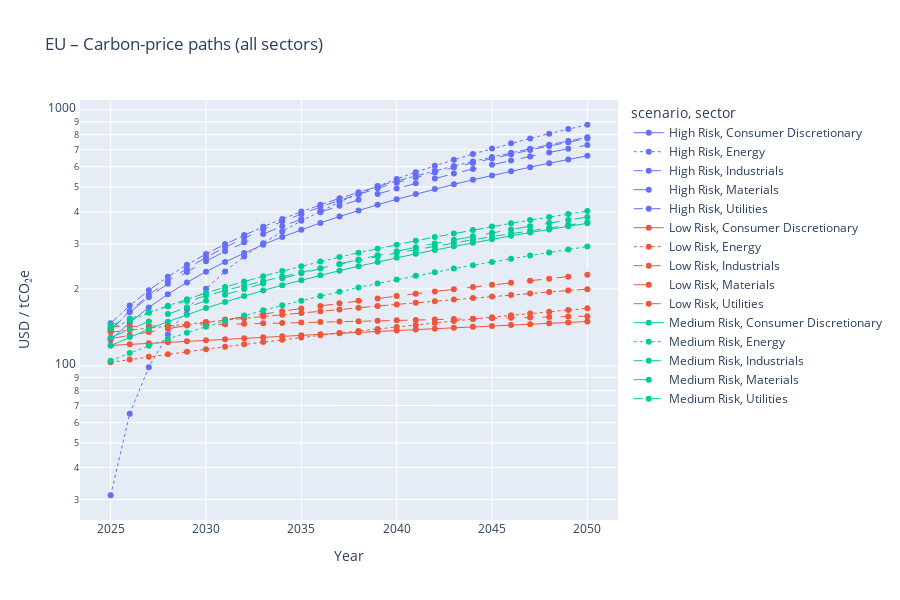

The notebook cell saved with this chart:
### Markdown cell above
Plotting Carbon pricing trend

### Code cell
import seaborn as sns
import matplotlib.pyplot as plt
import plotly.express as px
import numpy as np

# make sure DF has required columns
required = {"year","region","sector","scenario","carbon_price_usd_tco2e"}
assert required.issubset(carbon_prices_full.columns), "missing columns"

# -----------------------------------------------------------------------
# MAIN GENERIC FUNCTION
# -----------------------------------------------------------------------
def plot_region_prices(df, region,
                       tool      = "seaborn",   # "seaborn" or "plotly"
                       facet     = True,        # only for seaborn: facet per sector?
                       log_y     = False,
                       ylim      = None):
    """
    df      : master DataFrame
    region  : e.g. "USA", "EU", "Global"
    tool    : 'seaborn' (static)  or  'plotly' (interactive)
    facet   : if seaborn & True  → facet per sector
              if False           → one panel, colour = scenario
    log_y   : set y-axis to log scale
    ylim    : tuple (ymin,ymax) optional manual limits
    """
    sub = df.query("region == @region").copy()
    if sub.empty:
        raise ValueError(f"No rows for region={region}")

    # optional: mask non-positive values if using log
    if log_y:
        sub.loc[sub['carbon_price_usd_tco2e'] <= 0, 'carbon_price_usd_tco2e'] = np.nan

    # --------------- SEABORN version -----------------------------------
    if tool.lower() == "seaborn":
        sns.set_theme(style="whitegrid")
        if facet:
            g = sns.relplot(
                data=sub, x="year", y="carbon_price_usd_tco2e",
                hue="scenario", style="scenario", markers=True,
                col="sector", col_wrap=3, linewidth=1, height=3.2
            )
            g.set_titles("{col_name}")
            ax_list = g.axes.flatten()
        else:
            plt.figure(figsize=(7,4))
            ax = sns.lineplot(
                data=sub, x="year", y="carbon_price_usd_tco2e",
                hue="scenario", style="sector", markers=True, linewidth=1
            )
            ax_list = [ax]

        # log-scale & y-limits
        for ax in ax_list:
            if log_y: ax.set_yscale('log')
            if ylim:  ax.set_ylim(*ylim)

        title = (f"{region} – Carbon-price trajectory "
                 f"({'facet by sector' if facet else 'all sectors'})")
        if facet:
            g.fig.suptitle(title, y=1.03, fontsize=14)
            g.set_axis_labels("Year", "USD / tCO₂e (log)" if log_y else "USD / tCO₂e")
        else:
            plt.title(title, fontsize=14)
            plt.xlabel("Year"); plt.ylabel("USD / tCO₂e (log)" if log_y else "USD / tCO₂e")
        plt.tight_layout()
        plt.show()
        return

    # --------------- PLOTLY version ------------------------------------
    if tool.lower() == "plotly":
        fig = px.line(
            sub, x="year", y="carbon_price_usd_tco2e",
            color="scenario", line_dash="sector", markers=True,
            hover_data=["sector","scenario","carbon_price_usd_tco2e"],
            title=f"{region} – Carbon-price paths (all sectors)"
        )
        fig.update_traces(line_width=1, marker_size=6)
        fig.update_layout(
            xaxis_title="Year",
            yaxis_title="USD / tCO₂e",
            yaxis_type="log" if log_y else "linear",
            height=600
        )
        if ylim:
            fig.update_yaxes(range=np.log10(ylim).tolist() if log_y else ylim)
        fig.show()
        return

    raise ValueError("tool must be 'seaborn' or 'plotly'")



# interactive – Global, single panel, LOG-y
plot_region_prices(carbon_prices_full, region="EU", tool="plotly",
                   facet=False, log_y=True)

### Figure 1 — Plotly figure (JSON) as saved in the notebook; plotly's stock layout.template omitted (floating-point values rounded to 4 significant figures)
{"data": [{"customdata": [["Consumer Discretionary", "High Risk"], ["Consumer Discretionary", "High Risk"], ["Consumer Discretionary", "High Risk"], ["Consumer Discretionary", "High Risk"], ["Consumer Discretionary", "High Risk"], ["Consumer Discretionary", "High Risk"], ["Consumer Discretionary", "High Risk"], ["Consumer Discretionary", "High Risk"], ["Consumer Discretionary", "High Risk"], ["Consumer Discretionary", "High Risk"], ["Consumer Discretionary", "High Risk"], ["Consumer Discretionary", "High Risk"], ["Consumer Discretionary", "High Risk"], ["Consumer Discretionary", "High Risk"], ["Consumer Discretionary", "High Risk"], ["Consumer Discretionary", "High Risk"], ["Consumer Discretionary", "High Risk"], ["Consumer Discretionary", "High Risk"], ["Consumer Discretionary", "High Risk"], ["Consumer Discretionary", "High Risk"], ["Consumer Discretionary", "High Risk"], ["Consumer Discretionary", "High Risk"], ["Consumer Discretionary", "High Risk"], ["Consumer Discretionary", "High Risk"], ["Consumer Discretionary", "High Risk"], ["Consumer Discretionary", "High Risk"]], "hovertemplate": "scenario=%{customdata[1]}<br>sector=%{customdata[0]}<br>year=%{x}<br>carbon_price_usd_tco2e=%{y}<extra></extra>", "legendgroup": "High Risk, Consumer Discretionary", "line": {"color": "#636efa", "dash": "solid", "width": 1}, "marker": {"size": 6, "symbol": "circle"}, "mode": "lines+markers", "name": "High Risk, Consumer Discretionary", "orientation": "v", "showlegend": true, "type": "scatter", "x": [2025, 2026, 2027, 2028, 2029, 2030, 2031, 2032, 2033, 2034, 2035, 2036, 2037, 2038, 2039, 2040, 2041, 2042, 2043, 2044, 2045, 2046, 2047, 2048, 2049, 2050], "xaxis": "x", "y": [126.2, 147.7, 169.1, 190.5, 212.0, 233.4, 254.9, 276.3, 297.7, 319.2, 340.6, 362.1, 383.5, 404.9, 426.4, 447.8, 469.2, 490.7, 512.1, 533.6, 555.0, 576.4, 597.9, 619.3, 640.8, 662.2], "yaxis": "y"}, {"customdata": [["Energy", "High Risk"], ["Energy", "High Risk"], ["Energy", "High Risk"], ["Energy", "High Risk"], ["Energy", "High Risk"], ["Energy", "High Risk"], ["Energy", "High Risk"], ["Energy", "High Risk"], ["Energy", "High Risk"], ["Energy", "High Risk"], ["Energy", "High Risk"], ["Energy", "High Risk"], ["Energy", "High Risk"], ["Energy", "High Risk"], ["Energy", "High Risk"], ["Energy", "High Risk"], ["Energy", "High Risk"], ["Energy", "High Risk"], ["Energy", "High Risk"], ["Energy", "High Risk"], ["Energy", "High Risk"], ["Energy", "High Risk"], ["Energy", "High Risk"], ["Energy", "High Risk"], ["Energy", "High Risk"], ["Energy", "High Risk"]], "hovertemplate": "scenario=%{customdata[1]}<br>sector=%{customdata[0]}<br>year=%{x}<br>carbon_price_usd_tco2e=%{y}<extra></extra>", "legendgroup": "High Risk, Energy", "line": {"color": "#636efa", "dash": "dot", "width": 1}, "marker": {"size": 6, "symbol": "circle"}, "mode": "lines+markers", "name": "High Risk, Energy", "orientation": "v", "showlegend": true, "type": "scatter", "x": [2025, 2026, 2027, 2028, 2029, 2030, 2031, 2032, 2033, 2034, 2035, 2036, 2037, 2038, 2039, 2040, 2041, 2042, 2043, 2044, 2045, 2046, 2047, 2048, 2049, 2050], "xaxis": "x", "y": [31.22, 64.99, 98.77, 132.5, 166.3, 200.1, 233.9, 267.6, 301.4, 335.2, 369.0, 402.7, 436.5, 470.3, 504.1, 537.8, 571.6, 605.4, 639.2, 672.9, 706.7, 740.5, 774.3, 808.0, 841.8, 875.6], "yaxis": "y"}, {"customdata": [["Industrials", "High Risk"], ["Industrials", "High Risk"], ["Industrials", "High Risk"], ["Industrials", "High Risk"], ["Industrials", "High Risk"], ["Industrials", "High Risk"], ["Industrials", "High Risk"], ["Industrials", "High Risk"], ["Industrials", "High Risk"], ["Industrials", "High Risk"], ["Industrials", "High Risk"], ["Industrials", "High Risk"], ["Industrials", "High Risk"], ["Industrials", "High Risk"], ["Industrials", "High Risk"], ["Industrials", "High Risk"], ["Industrials", "High Risk"], ["Industrials", "High Risk"], ["Industrials", "High Risk"], ["Industrials", "High Risk"], ["Industrials", "High Risk"], ["Industrials", "High Risk"], ["Industrials", "High Risk"], ["Industrials", "High Risk"], ["Industrials", "High Risk"], ["Industrials", "High Risk"]], "hovertemplate": "scenario=%{customdata[1]}<br>sector=%{customdata[0]}<br>year=%{x}<br>carbon_price_usd_tco2e=%{y}<extra></extra>", "legendgroup": "High Risk, Industrials", "line": {"color": "#636efa", "dash": "dash", "width": 1}, "marker": {"size": 6, "symbol": "circle"}, "mode": "lines+markers", "name": "High Risk, Industrials", "orientation": "v", "showlegend": true, "type": "scatter", "x": [2025, 2026, 2027, 2028, 2029, 2030, 2031, 2032, 2033, 2034, 2035, 2036, 2037, 2038, 2039, 2040, 2041, 2042, 2043, 2044, 2045, 2046, 2047, 2048, 2049, 2050], "xaxis": "x", "y": [138.3, 163.8, 189.2, 214.6, 240.0, 265.4, 290.8, 316.2, 341.7, 367.1, 392.5, 417.9, 443.3, 468.7, 494.2, 519.6, 545.0, 570.4, 595.8, 621.2, 646.6, 672.1, 697.5, 722.9, 748.3, 773.7], "yaxis": "y"}, {"customdata": [["Materials", "High Risk"], ["Materials", "High Risk"], ["Materials", "High Risk"], ["Materials", "High Risk"], ["Materials", "High Risk"], ["Materials", "High Risk"], ["Materials", "High Risk"], ["Materials", "High Risk"], ["Materials", "High Risk"], ["Materials", "High Risk"], ["Materials", "High Risk"], ["Materials", "High Risk"], ["Materials", "High Risk"], ["Materials", "High Risk"], ["Materials", "High Risk"], ["Materials", "High Risk"], ["Materials", "High Risk"], ["Materials", "High Risk"], ["Materials", "High Risk"], ["Materials", "High Risk"], ["Materials", "High Risk"], ["Materials", "High Risk"], ["Materials", "High Risk"], ["Materials", "High Risk"], ["Materials", "High Risk"], ["Materials", "High Risk"]], "hovertemplate": "scenario=%{customdata[1]}<br>sector=%{customdata[0]}<br>year=%{x}<br>carbon_price_usd_tco2e=%{y}<extra></extra>", "legendgroup": "High Risk, Materials", "line": {"color": "#636efa", "dash": "longdash", "width": 1}, "marker": {"size": 6, "symbol": "circle"}, "mode": "lines+markers", "name": "High Risk, Materials", "orientation": "v", "showlegend": true, "type": "scatter", "x": [2025, 2026, 2027, 2028, 2029, 2030, 2031, 2032, 2033, 2034, 2035, 2036, 2037, 2038, 2039, 2040, 2041, 2042, 2043, 2044, 2045, 2046, 2047, 2048, 2049, 2050], "xaxis": "x", "y": [138.3, 162.0, 185.6, 209.3, 232.9, 256.6, 280.2, 303.9, 327.5, 351.2, 374.8, 398.5, 422.1, 445.8, 469.4, 493.1, 516.8, 540.4, 564.1, 587.7, 611.4, 635.0, 658.7, 682.3, 706.0, 729.6], "yaxis": "y"}, {"customdata": [["Utilities", "High Risk"], ["Utilities", "High Risk"], ["Utilities", "High Risk"], ["Utilities", "High Risk"], ["Utilities", "High Risk"], ["Utilities", "High Risk"], ["Utilities", "High Risk"], ["Utilities", "High Risk"], ["Utilities", "High Risk"], ["Utilities", "High Risk"], ["Utilities", "High Risk"], ["Utilities", "High Risk"], ["Utilities", "High Risk"], ["Utilities", "High Risk"], ["Utilities", "High Risk"], ["Utilities", "High Risk"], ["Utilities", "High Risk"], ["Utilities", "High Risk"], ["Utilities", "High Risk"], ["Utilities", "High Risk"], ["Utilities", "High Risk"], ["Utilities", "High Risk"], ["Utilities", "High Risk"], ["Utilities", "High Risk"], ["Utilities", "High Risk"], ["Utilities", "High Risk"]], "hovertemplate": "scenario=%{customdata[1]}<br>sector=%{customdata[0]}<br>year=%{x}<br>carbon_price_usd_tco2e=%{y}<extra></extra>", "legendgroup": "High Risk, Utilities", "line": {"color": "#636efa", "dash": "dashdot", "width": 1}, "marker": {"size": 6, "symbol": "circle"}, "mode": "lines+markers", "name": "High Risk, Utilities", "orientation": "v", "showlegend": true, "type": "scatter", "x": [2025, 2026, 2027, 2028, 2029, 2030, 2031, 2032, 2033, 2034, 2035, 2036, 2037, 2038, 2039, 2040, 2041, 2042, 2043, 2044, 2045, 2046, 2047, 2048, 2049, 2050], "xaxis": "x", "y": [146.6, 172.0, 197.4, 222.8, 248.3, 273.7, 299.1, 324.5, 349.9, 375.3, 400.7, 426.2, 451.6, 477.0, 502.4, 527.8, 553.2, 578.6, 604.1, 629.5, 654.9, 680.3, 705.7, 731.1, 756.5, 782.0], "yaxis": "y"}, {"customdata": [["Consumer Discretionary", "Low Risk"], ["Consumer Discretionary", "Low Risk"], ["Consumer Discretionary", "Low Risk"], ["Consumer Discretionary", "Low Risk"], ["Consumer Discretionary", "Low Risk"], ["Consumer Discretionary", "Low Risk"], ["Consumer Discretionary", "Low Risk"], ["Consumer Discretionary", "Low Risk"], ["Consumer Discretionary", "Low Risk"], ["Consumer Discretionary", "Low Risk"], ["Consumer Discretionary", "Low Risk"], ["Consumer Discretionary", "Low Risk"], ["Consumer Discretionary", "Low Risk"], ["Consumer Discretionary", "Low Risk"], ["Consumer Discretionary", "Low Risk"], ["Consumer Discretionary", "Low Risk"], ["Consumer Discretionary", "Low Risk"], ["Consumer Discretionary", "Low Risk"], ["Consumer Discretionary", "Low Risk"], ["Consumer Discretionary", "Low Risk"], ["Consumer Discretionary", "Low Risk"], ["Consumer Discretionary", "Low Risk"], ["Consumer Discretionary", "Low Risk"], ["Consumer Discretionary", "Low Risk"], ["Consumer Discretionary", "Low Risk"], ["Consumer Discretionary", "Low Risk"]], "hovertemplate": "scenario=%{customdata[1]}<br>sector=%{customdata[0]}<br>year=%{x}<br>carbon_price_usd_tco2e=%{y}<extra></extra>", "legendgroup": "Low Risk, Consumer Discretionary", "line": {"color": "#EF553B", "dash": "solid", "width": 1}, "marker": {"size": 6, "symbol": "circle"}, "mode": "lines+markers", "name": "Low Risk, Consumer Discretionary", "orientation": "v", "showlegend": true, "type": "scatter", "x": [2025, 2026, 2027, 2028, 2029, 2030, 2031, 2032, 2033, 2034, 2035, 2036, 2037, 2038, 2039, 2040, 2041, 2042, 2043, 2044, 2045, 2046, 2047, 2048, 2049, 2050], "xaxis": "x", "y": [120.2, 121.4, 122.5, 123.7, 124.8, 126.0, 127.1, 128.3, 129.4, 130.6, 131.7, 132.9, 134.0, 135.2, 136.3, 137.5, 138.6, 139.8, 140.9, 142.1, 143.2, 144.4, 145.5, 146.7, 147.9, 149.0], "yaxis": "y"}, {"customdata": [["Energy", "Low Risk"], ["Energy", "Low Risk"], ["Energy", "Low Risk"], ["Energy", "Low Risk"], ["Energy", "Low Risk"], ["Energy", "Low Risk"], ["Energy", "Low Risk"], ["Energy", "Low Risk"], ["Energy", "Low Risk"], ["Energy", "Low Risk"], ["Energy", "Low Risk"], ["Energy", "Low Risk"], ["Energy", "Low Risk"], ["Energy", "Low Risk"], ["Energy", "Low Risk"], ["Energy", "Low Risk"], ["Energy", "Low Risk"], ["Energy", "Low Risk"], ["Energy", "Low Risk"], ["Energy", "Low Risk"], ["Energy", "Low Risk"], ["Energy", "Low Risk"], ["Energy", "Low Risk"], ["Energy", "Low Risk"], ["Energy", "Low Risk"], ["Energy", "Low Risk"]], "hovertemplate": "scenario=%{customdata[1]}<br>sector=%{customdata[0]}<br>year=%{x}<br>carbon_price_usd_tco2e=%{y}<extra></extra>", "legendgroup": "Low Risk, Energy", "line": {"color": "#EF553B", "dash": "dot", "width": 1}, "marker": {"size": 6, "symbol": "circle"}, "mode": "lines+markers", "name": "Low Risk, Energy", "orientation": "v", "showlegend": true, "type": "scatter", "x": [2025, 2026, 2027, 2028, 2029, 2030, 2031, 2032, 2033, 2034, 2035, 2036, 2037, 2038, 2039, 2040, 2041, 2042, 2043, 2044, 2045, 2046, 2047, 2048, 2049, 2050], "xaxis": "x", "y": [103.3, 105.9, 108.4, 111.0, 113.6, 116.2, 118.8, 121.4, 123.9, 126.5, 129.1, 131.7, 134.3, 136.9, 139.4, 142.0, 144.6, 147.2, 149.8, 152.4, 154.9, 157.5, 160.1, 162.7, 165.3, 167.9], "yaxis": "y"}, {"customdata": [["Industrials", "Low Risk"], ["Industrials", "Low Risk"], ["Industrials", "Low Risk"], ["Industrials", "Low Risk"], ["Industrials", "Low Risk"], ["Industrials", "Low Risk"], ["Industrials", "Low Risk"], ["Industrials", "Low Risk"], ["Industrials", "Low Risk"], ["Industrials", "Low Risk"], ["Industrials", "Low Risk"], ["Industrials", "Low Risk"], ["Industrials", "Low Risk"], ["Industrials", "Low Risk"], ["Industrials", "Low Risk"], ["Industrials", "Low Risk"], ["Industrials", "Low Risk"], ["Industrials", "Low Risk"], ["Industrials", "Low Risk"], ["Industrials", "Low Risk"], ["Industrials", "Low Risk"], ["Industrials", "Low Risk"], ["Industrials", "Low Risk"], ["Industrials", "Low Risk"], ["Industrials", "Low Risk"], ["Industrials", "Low Risk"]], "hovertemplate": "scenario=%{customdata[1]}<br>sector=%{customdata[0]}<br>year=%{x}<br>carbon_price_usd_tco2e=%{y}<extra></extra>", "legendgroup": "Low Risk, Industrials", "line": {"color": "#EF553B", "dash": "dash", "width": 1}, "marker": {"size": 6, "symbol": "circle"}, "mode": "lines+markers", "name": "Low Risk, Industrials", "orientation": "v", "showlegend": true, "type": "scatter", "x": [2025, 2026, 2027, 2028, 2029, 2030, 2031, 2032, 2033, 2034, 2035, 2036, 2037, 2038, 2039, 2040, 2041, 2042, 2043, 2044, 2045, 2046, 2047, 2048, 2049, 2050], "xaxis": "x", "y": [142.0, 142.6, 143.2, 143.8, 144.3, 144.9, 145.5, 146.1, 146.6, 147.2, 147.8, 148.4, 148.9, 149.5, 150.1, 150.7, 151.2, 151.8, 152.4, 153.0, 153.5, 154.1, 154.7, 155.3, 155.8, 156.4], "yaxis": "y"}, {"customdata": [["Materials", "Low Risk"], ["Materials", "Low Risk"], ["Materials", "Low Risk"], ["Materials", "Low Risk"], ["Materials", "Low Risk"], ["Materials", "Low Risk"], ["Materials", "Low Risk"], ["Materials", "Low Risk"], ["Materials", "Low Risk"], ["Materials", "Low Risk"], ["Materials", "Low Risk"], ["Materials", "Low Risk"], ["Materials", "Low Risk"], ["Materials", "Low Risk"], ["Materials", "Low Risk"], ["Materials", "Low Risk"], ["Materials", "Low Risk"], ["Materials", "Low Risk"], ["Materials", "Low Risk"], ["Materials", "Low Risk"], ["Materials", "Low Risk"], ["Materials", "Low Risk"], ["Materials", "Low Risk"], ["Materials", "Low Risk"], ["Materials", "Low Risk"], ["Materials", "Low Risk"]], "hovertemplate": "scenario=%{customdata[1]}<br>sector=%{customdata[0]}<br>year=%{x}<br>carbon_price_usd_tco2e=%{y}<extra></extra>", "legendgroup": "Low Risk, Materials", "line": {"color": "#EF553B", "dash": "longdash", "width": 1}, "marker": {"size": 6, "symbol": "circle"}, "mode": "lines+markers", "name": "Low Risk, Materials", "orientation": "v", "showlegend": true, "type": "scatter", "x": [2025, 2026, 2027, 2028, 2029, 2030, 2031, 2032, 2033, 2034, 2035, 2036, 2037, 2038, 2039, 2040, 2041, 2042, 2043, 2044, 2045, 2046, 2047, 2048, 2049, 2050], "xaxis": "x", "y": [127.8, 131.8, 135.8, 139.8, 143.7, 147.7, 151.7, 155.7, 159.6, 163.6, 167.6, 171.6, 175.5, 179.5, 183.5, 187.5, 191.4, 195.4, 199.4, 203.4, 207.3, 211.3, 215.3, 219.3, 223.2, 227.2], "yaxis": "y"}, {"customdata": [["Utilities", "Low Risk"], ["Utilities", "Low Risk"], ["Utilities", "Low Risk"], ["Utilities", "Low Risk"], ["Utilities", "Low Risk"], ["Utilities", "Low Risk"], ["Utilities", "Low Risk"], ["Utilities", "Low Risk"], ["Utilities", "Low Risk"], ["Utilities", "Low Risk"], ["Utilities", "Low Risk"], ["Utilities", "Low Risk"], ["Utilities", "Low Risk"], ["Utilities", "Low Risk"], ["Utilities", "Low Risk"], ["Utilities", "Low Risk"], ["Utilities", "Low Risk"], ["Utilities", "Low Risk"], ["Utilities", "Low Risk"], ["Utilities", "Low Risk"], ["Utilities", "Low Risk"], ["Utilities", "Low Risk"], ["Utilities", "Low Risk"], ["Utilities", "Low Risk"], ["Utilities", "Low Risk"], ["Utilities", "Low Risk"]], "hovertemplate": "scenario=%{customdata[1]}<br>sector=%{customdata[0]}<br>year=%{x}<br>carbon_price_usd_tco2e=%{y}<extra></extra>", "legendgroup": "Low Risk, Utilities", "line": {"color": "#EF553B", "dash": "dashdot", "width": 1}, "marker": {"size": 6, "symbol": "circle"}, "mode": "lines+markers", "name": "Low Risk, Utilities", "orientation": "v", "showlegend": true, "type": "scatter", "x": [2025, 2026, 2027, 2028, 2029, 2030, 2031, 2032, 2033, 2034, 2035, 2036, 2037, 2038, 2039, 2040, 2041, 2042, 2043, 2044, 2045, 2046, 2047, 2048, 2049, 2050], "xaxis": "x", "y": [135.5, 138.1, 140.6, 143.2, 145.7, 148.3, 150.9, 153.4, 156.0, 158.5, 161.1, 163.7, 166.2, 168.8, 171.3, 173.9, 176.4, 179.0, 181.6, 184.1, 186.7, 189.2, 191.8, 194.4, 196.9, 199.5], "yaxis": "y"}, {"customdata": [["Consumer Discretionary", "Medium Risk"], ["Consumer Discretionary", "Medium Risk"], ["Consumer Discretionary", "Medium Risk"], ["Consumer Discretionary", "Medium Risk"], ["Consumer Discretionary", "Medium Risk"], ["Consumer Discretionary", "Medium Risk"], ["Consumer Discretionary", "Medium Risk"], ["Consumer Discretionary", "Medium Risk"], ["Consumer Discretionary", "Medium Risk"], ["Consumer Discretionary", "Medium Risk"], ["Consumer Discretionary", "Medium Risk"], ["Consumer Discretionary", "Medium Risk"], ["Consumer Discretionary", "Medium Risk"], ["Consumer Discretionary", "Medium Risk"], ["Consumer Discretionary", "Medium Risk"], ["Consumer Discretionary", "Medium Risk"], ["Consumer Discretionary", "Medium Risk"], ["Consumer Discretionary", "Medium Risk"], ["Consumer Discretionary", "Medium Risk"], ["Consumer Discretionary", "Medium Risk"], ["Consumer Discretionary", "Medium Risk"], ["Consumer Discretionary", "Medium Risk"], ["Consumer Discretionary", "Medium Risk"], ["Consumer Discretionary", "Medium Risk"], ["Consumer Discretionary", "Medium Risk"], ["Consumer Discretionary", "Medium Risk"]], "hovertemplate": "scenario=%{customdata[1]}<br>sector=%{customdata[0]}<br>year=%{x}<br>carbon_price_usd_tco2e=%{y}<extra></extra>", "legendgroup": "Medium Risk, Consumer Discretionary", "line": {"color": "#00cc96", "dash": "solid", "width": 1}, "marker": {"size": 6, "symbol": "circle"}, "mode": "lines+markers", "name": "Medium Risk, Consumer Discretionary", "orientation": "v", "showlegend": true, "type": "scatter", "x": [2025, 2026, 2027, 2028, 2029, 2030, 2031, 2032, 2033, 2034, 2035, 2036, 2037, 2038, 2039, 2040, 2041, 2042, 2043, 2044, 2045, 2046, 2047, 2048, 2049, 2050], "xaxis": "x", "y": [120.0, 129.6, 139.3, 148.9, 158.5, 168.2, 177.8, 187.4, 197.0, 206.7, 216.3, 225.9, 235.6, 245.2, 254.8, 264.5, 274.1, 283.7, 293.4, 303.0, 312.6, 322.3, 331.9, 341.5, 351.2, 360.8], "yaxis": "y"}, {"customdata": [["Energy", "Medium Risk"], ["Energy", "Medium Risk"], ["Energy", "Medium Risk"], ["Energy", "Medium Risk"], ["Energy", "Medium Risk"], ["Energy", "Medium Risk"], ["Energy", "Medium Risk"], ["Energy", "Medium Risk"], ["Energy", "Medium Risk"], ["Energy", "Medium Risk"], ["Energy", "Medium Risk"], ["Energy", "Medium Risk"], ["Energy", "Medium Risk"], ["Energy", "Medium Risk"], ["Energy", "Medium Risk"], ["Energy", "Medium Risk"], ["Energy", "Medium Risk"], ["Energy", "Medium Risk"], ["Energy", "Medium Risk"], ["Energy", "Medium Risk"], ["Energy", "Medium Risk"], ["Energy", "Medium Risk"], ["Energy", "Medium Risk"], ["Energy", "Medium Risk"], ["Energy", "Medium Risk"], ["Energy", "Medium Risk"]], "hovertemplate": "scenario=%{customdata[1]}<br>sector=%{customdata[0]}<br>year=%{x}<br>carbon_price_usd_tco2e=%{y}<extra></extra>", "legendgroup": "Medium Risk, Energy", "line": {"color": "#00cc96", "dash": "dot", "width": 1}, "marker": {"size": 6, "symbol": "circle"}, "mode": "lines+markers", "name": "Medium Risk, Energy", "orientation": "v", "showlegend": true, "type": "scatter", "x": [2025, 2026, 2027, 2028, 2029, 2030, 2031, 2032, 2033, 2034, 2035, 2036, 2037, 2038, 2039, 2040, 2041, 2042, 2043, 2044, 2045, 2046, 2047, 2048, 2049, 2050], "xaxis": "x", "y": [104.8, 112.3, 119.8, 127.3, 134.8, 142.3, 149.8, 157.4, 164.9, 172.4, 179.9, 187.4, 194.9, 202.4, 209.9, 217.4, 224.9, 232.4, 239.9, 247.4, 254.9, 262.4, 269.9, 277.4, 285.0, 292.5], "yaxis": "y"}, {"customdata": [["Industrials", "Medium Risk"], ["Industrials", "Medium Risk"], ["Industrials", "Medium Risk"], ["Industrials", "Medium Risk"], ["Industrials", "Medium Risk"], ["Industrials", "Medium Risk"], ["Industrials", "Medium Risk"], ["Industrials", "Medium Risk"], ["Industrials", "Medium Risk"], ["Industrials", "Medium Risk"], ["Industrials", "Medium Risk"], ["Industrials", "Medium Risk"], ["Industrials", "Medium Risk"], ["Industrials", "Medium Risk"], ["Industrials", "Medium Risk"], ["Industrials", "Medium Risk"], ["Industrials", "Medium Risk"], ["Industrials", "Medium Risk"], ["Industrials", "Medium Risk"], ["Industrials", "Medium Risk"], ["Industrials", "Medium Risk"], ["Industrials", "Medium Risk"], ["Industrials", "Medium Risk"], ["Industrials", "Medium Risk"], ["Industrials", "Medium Risk"], ["Industrials", "Medium Risk"]], "hovertemplate": "scenario=%{customdata[1]}<br>sector=%{customdata[0]}<br>year=%{x}<br>carbon_price_usd_tco2e=%{y}<extra></extra>", "legendgroup": "Medium Risk, Industrials", "line": {"color": "#00cc96", "dash": "dash", "width": 1}, "marker": {"size": 6, "symbol": "circle"}, "mode": "lines+markers", "name": "Medium Risk, Industrials", "orientation": "v", "showlegend": true, "type": "scatter", "x": [2025, 2026, 2027, 2028, 2029, 2030, 2031, 2032, 2033, 2034, 2035, 2036, 2037, 2038, 2039, 2040, 2041, 2042, 2043, 2044, 2045, 2046, 2047, 2048, 2049, 2050], "xaxis": "x", "y": [144.3, 153.1, 161.9, 170.7, 179.4, 188.2, 197.0, 205.8, 214.6, 223.4, 232.1, 240.9, 249.7, 258.5, 267.3, 276.0, 284.8, 293.6, 302.4, 311.2, 320.0, 328.7, 337.5, 346.3, 355.1, 363.9], "yaxis": "y"}, {"customdata": [["Materials", "Medium Risk"], ["Materials", "Medium Risk"], ["Materials", "Medium Risk"], ["Materials", "Medium Risk"], ["Materials", "Medium Risk"], ["Materials", "Medium Risk"], ["Materials", "Medium Risk"], ["Materials", "Medium Risk"], ["Materials", "Medium Risk"], ["Materials", "Medium Risk"], ["Materials", "Medium Risk"], ["Materials", "Medium Risk"], ["Materials", "Medium Risk"], ["Materials", "Medium Risk"], ["Materials", "Medium Risk"], ["Materials", "Medium Risk"], ["Materials", "Medium Risk"], ["Materials", "Medium Risk"], ["Materials", "Medium Risk"], ["Materials", "Medium Risk"], ["Materials", "Medium Risk"], ["Materials", "Medium Risk"], ["Materials", "Medium Risk"], ["Materials", "Medium Risk"], ["Materials", "Medium Risk"], ["Materials", "Medium Risk"]], "hovertemplate": "scenario=%{customdata[1]}<br>sector=%{customdata[0]}<br>year=%{x}<br>carbon_price_usd_tco2e=%{y}<extra></extra>", "legendgroup": "Medium Risk, Materials", "line": {"color": "#00cc96", "dash": "longdash", "width": 1}, "marker": {"size": 6, "symbol": "circle"}, "mode": "lines+markers", "name": "Medium Risk, Materials", "orientation": "v", "showlegend": true, "type": "scatter", "x": [2025, 2026, 2027, 2028, 2029, 2030, 2031, 2032, 2033, 2034, 2035, 2036, 2037, 2038, 2039, 2040, 2041, 2042, 2043, 2044, 2045, 2046, 2047, 2048, 2049, 2050], "xaxis": "x", "y": [129.0, 139.1, 149.2, 159.3, 169.4, 179.5, 189.6, 199.8, 209.9, 220.0, 230.1, 240.2, 250.3, 260.4, 270.5, 280.6, 290.7, 300.8, 310.9, 321.0, 331.1, 341.2, 351.3, 361.4, 371.5, 381.6], "yaxis": "y"}, {"customdata": [["Utilities", "Medium Risk"], ["Utilities", "Medium Risk"], ["Utilities", "Medium Risk"], ["Utilities", "Medium Risk"], ["Utilities", "Medium Risk"], ["Utilities", "Medium Risk"], ["Utilities", "Medium Risk"], ["Utilities", "Medium Risk"], ["Utilities", "Medium Risk"], ["Utilities", "Medium Risk"], ["Utilities", "Medium Risk"], ["Utilities", "Medium Risk"], ["Utilities", "Medium Risk"], ["Utilities", "Medium Risk"], ["Utilities", "Medium Risk"], ["Utilities", "Medium Risk"], ["Utilities", "Medium Risk"], ["Utilities", "Medium Risk"], ["Utilities", "Medium Risk"], ["Utilities", "Medium Risk"], ["Utilities", "Medium Risk"], ["Utilities", "Medium Risk"], ["Utilities", "Medium Risk"], ["Utilities", "Medium Risk"], ["Utilities", "Medium Risk"], ["Utilities", "Medium Risk"]], "hovertemplate": "scenario=%{customdata[1]}<br>sector=%{customdata[0]}<br>year=%{x}<br>carbon_price_usd_tco2e=%{y}<extra></extra>", "legendgroup": "Medium Risk, Utilities", "line": {"color": "#00cc96", "dash": "dashdot", "width": 1}, "marker": {"size": 6, "symbol": "circle"}, "mode": "lines+markers", "name": "Medium Risk, Utilities", "orientation": "v", "showlegend": true, "type": "scatter", "x": [2025, 2026, 2027, 2028, 2029, 2030, 2031, 2032, 2033, 2034, 2035, 2036, 2037, 2038, 2039, 2040, 2041, 2042, 2043, 2044, 2045, 2046, 2047, 2048, 2049, 2050], "xaxis": "x", "y": [140.2, 150.7, 161.2, 171.7, 182.2, 192.7, 203.2, 213.7, 224.2, 234.7, 245.2, 255.7, 266.2, 276.7, 287.2, 297.7, 308.2, 318.7, 329.2, 339.7, 350.2, 360.7, 371.2, 381.7, 392.2, 402.7], "yaxis": "y"}], "layout": {"height": 600, "legend": {"title": {"text": "scenario, sector"}, "tracegroupgap": 0}, "title": {"text": "EU – Carbon-price paths (all sectors)"}, "xaxis": {"anchor": "y", "domain": [0, 1], "title": {"text": "Year"}}, "yaxis": {"anchor": "x", "domain": [0, 1], "title": {"text": "USD / tCO₂e"}, "type": "log"}}}
